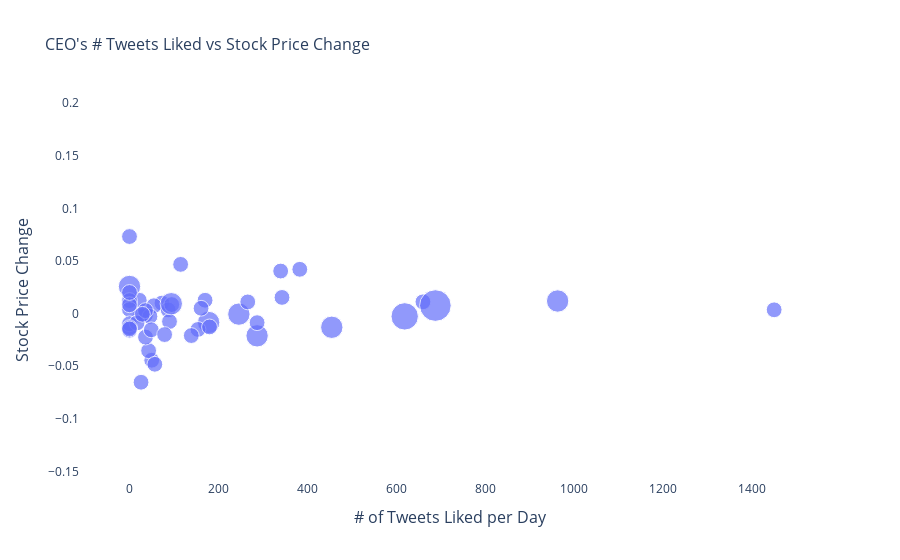

Write notebook code for a chart like this one.
### Code cell
fig = go.Figure()
_ = fig.add_trace(go.Scatter(
    x= df_stock_tweets['Agg_favorite'],
    y= df_stock_tweets['Return'],
    mode="markers",
    marker={"size": df_stock_tweets['Agg_count'], "sizemode": "area",
                                    "sizeref": 2*max(df_stock_tweets['Agg_count']/1000)},
    hovertemplate= "Number of Tweets Liked per Day: %{x:.1f}<br>" +
    "Stock Price Change: %{y:.1f}<br>" +
    "Number of Tweets: %{marker.size:,}" +
    "<extra></extra>"
))
fig.update_layout(
    plot_bgcolor="white",
    yaxis={"title": {"text": "Stock Price Change", "font": {"size": 16}}},
    xaxis={"title": {"text": "# of Tweets Liked per Day", "font": {"size": 16}}},
    # hovermode="x",
    title={'text': "CEO's # Tweets Liked vs Stock Price Change", "font": {"size": 16}}
)
fig.show()

### Figure 1 — Plotly figure (JSON) as saved in the notebook; plotly's stock layout.template omitted (floating-point values rounded to 4 significant figures; data arrays with more than 128 entries replaced by an {"elided": "..."} marker saying what was removed)
{"data": [{"hovertemplate": "Number of Tweets Liked per Day: %{x:.1f}<br>Stock Price Change: %{y:.1f}<br>Number of Tweets: %{marker.size:,}<extra></extra>", "marker": {"size": {"elided": "930 int values"}, "sizemode": "area", "sizeref": 0.008}, "mode": "markers", "type": "scatter", "x": {"elided": "930 int values"}, "y": {"elided": "930 float values"}}], "layout": {"autosize": true, "plot_bgcolor": "white", "title": {"font": {"size": 16}, "text": "CEO's # Tweets Liked vs Stock Price Change"}, "xaxis": {"autorange": true, "range": [-108.4, 1551.0], "title": {"font": {"size": 16}, "text": "# of Tweets Liked per Day"}, "type": "linear"}, "yaxis": {"autorange": true, "range": [-0.1617, 0.2065], "title": {"font": {"size": 16}, "text": "Stock Price Change"}, "type": "linear"}}}
